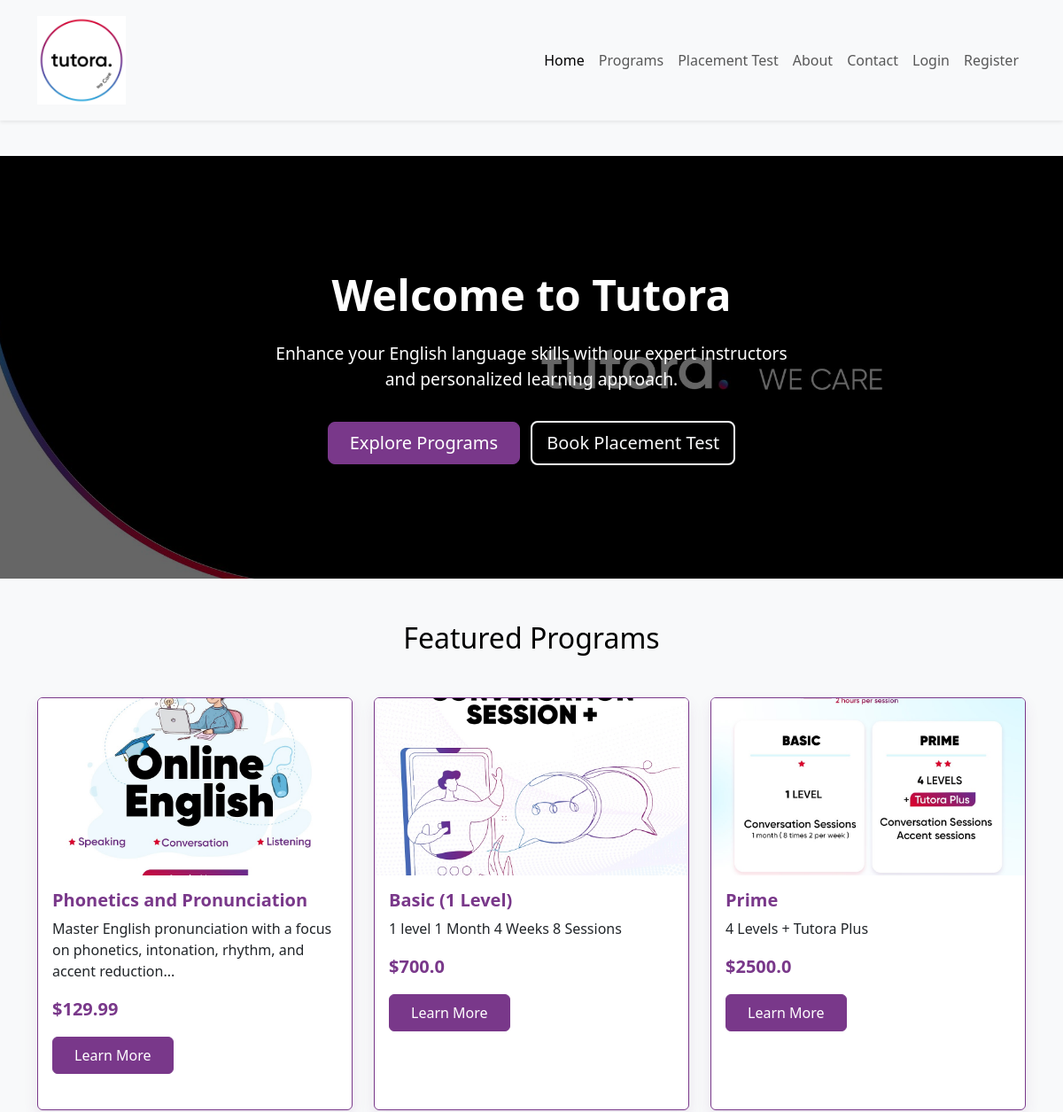
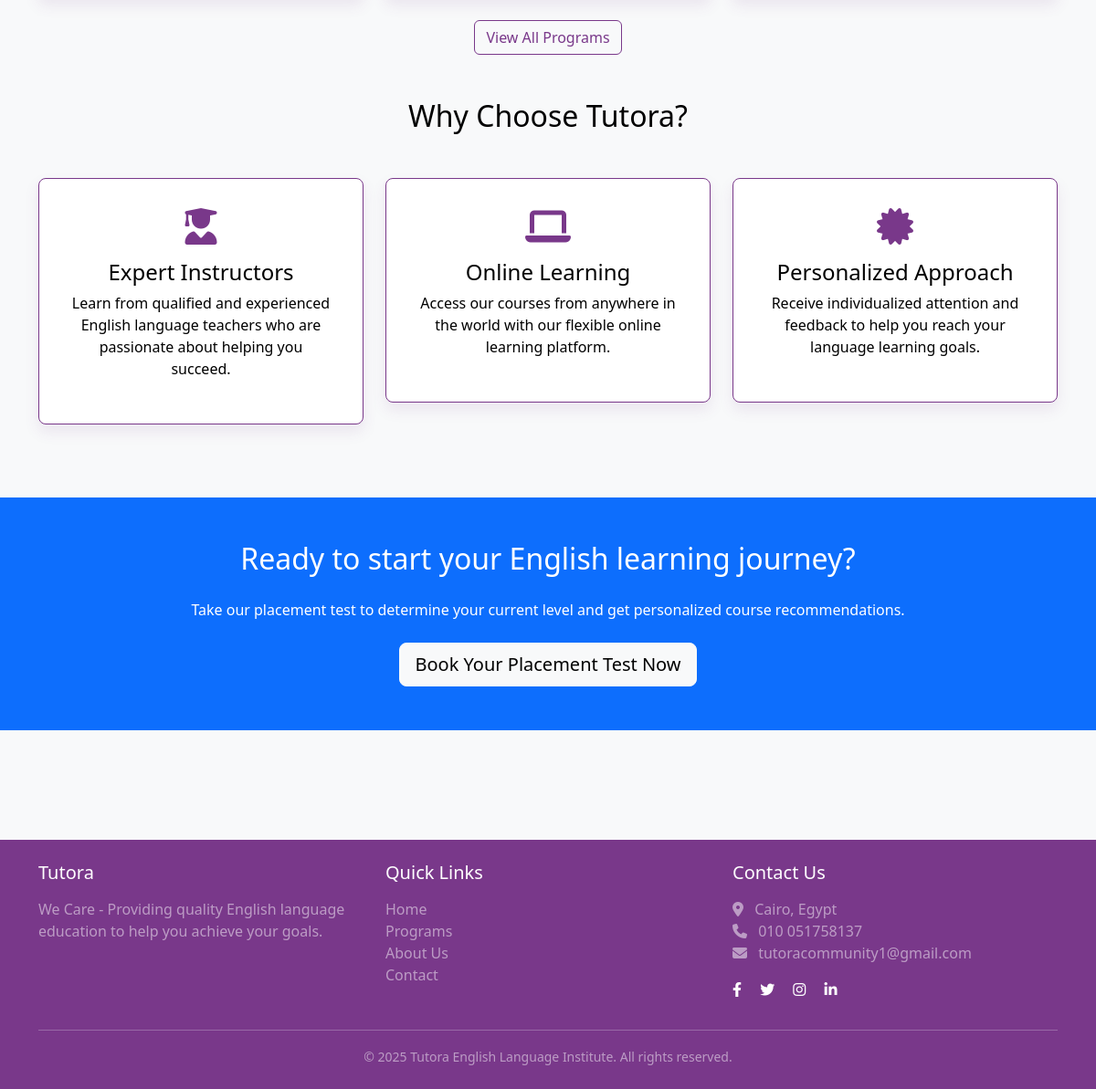
/index, run on the app's committed database (2 pictures, top to bottom).
### app/models/course.py (models this page shows, shortened)
class Course(db.Model):
    id = db.Column(db.Integer, primary_key=True)
    title = db.Column(db.String(120), nullable=False)
    description = db.Column(db.Text)
    category = db.Column(db.String(64), index=True)  # General English, Conversation, Phonetics
    image_url = db.Column(db.String(256))
    duration = db.Column(db.String(64))  # e.g., "8 weeks"
    price = db.Column(db.Float)
    is_active = db.Column(db.Boolean, default=True)
    created_at = db.Column(db.DateTime, default=datetime.utcnow)
    updated_at = db.Column(db.DateTime, default=datetime.utcnow, onupdate=datetime.utcnow)
    enrollments = db.relationship('CourseEnrollment', backref='course', lazy='dynamic')

### app/routes/main.py (the view)
@bp.route('/')
@bp.route('/index')
def index():
    try:
        featured_courses = Course.query.filter_by(is_active=True).limit(3).all()
    except Exception:
        featured_courses = []
    return render_template('main/index.html',
                          title='Tutora - English Language Institute',
                          featured_courses=featured_courses)

### app/templates/main/index.html
{% extends 'base.html' %}
{% block content %}
<section class="hero">
    <div class="container">
        <h1>Welcome to Tutora</h1>
        <p>Enhance your English language skills with our expert instructors and personalized learning approach.</p>
        <div>
            <a href="{{ url_for('main.programs') }}" class="btn btn-primary btn-lg me-2">Explore Programs</a>
            <a href="{{ url_for('bookings.book_placement_test') }}" class="btn btn-outline-light btn-lg">Book Placement Test</a>
        </div>
    </div>
</section>
<section class="container mb-5">
    <div class="row mb-4">
        <div class="col-12">
            <h2 class="text-center mb-4">Featured Programs</h2>
        </div>
    </div>
    <div class="row">
        {% if featured_courses %}
            {% for course in featured_courses %}
                <div class="col-md-4">
                    <div class="card h-100">
                        {% if course.image_url %}
                            <img src="{{ course.image_url }}" class="card-img-top" alt="{{ course.title }}">
                        {% else %}
                            <img src="{{ url_for('static', filename='images/course-placeholder.jpg') }}" class="card-img-top" alt="{{ course.title }}">
                        {% endif %}
                        <div class="card-body">
                            <h5 class="card-title">{{ course.title }}</h5>
                            <p class="card-text">{{ course.description|truncate(100) }}</p>
                            <p class="card-price mb-3">${{ course.price }}</p>
                            <a href="{{ url_for('courses.detail', id=course.id) }}" class="btn btn-primary">Learn More</a>
                        </div>
                    </div>
                </div>
            {% endfor %}
        {% else %}
            <div class="col-12">
                <p class="text-center">No courses available at the moment. Please check back later.</p>
            </div>
        {% endif %}
    </div>
    <div class="row mt-4">
        <div class="col-12 text-center">
            <a href="{{ url_for('main.programs') }}" class="btn btn-outline-primary">View All Programs</a>
        </div>
    </div>
</section>
<section class="container mb-5">
    <div class="row mb-4">
        <div class="col-12">
            <h2 class="text-center mb-4">Why Choose Tutora?</h2>
        </div>
    </div>
    <div class="row">
        <div class="col-md-4">
            <div class="feature-box">
                <i class="fas fa-user-graduate"></i>
                <h4>Expert Instructors</h4>
                <p>Learn from qualified and experienced English language teachers who are passionate about helping you succeed.</p>
            </div>
        </div>
        <div class="col-md-4">
            <div class="feature-box">
                <i class="fas fa-laptop"></i>
                <h4>Online Learning</h4>
                <p>Access our courses from anywhere in the world with our flexible online learning platform.</p>
            </div>
        </div>
        <div class="col-md-4">
            <div class="feature-box">
                <i class="fas fa-certificate"></i>
                <h4>Personalized Approach</h4>
                <p>Receive individualized attention and feedback to help you reach your language learning goals.</p>
            </div>
        </div>
    </div>
</section>
<section class="bg-primary text-white py-5 mb-5">
    <div class="container text-center">
        <h2 class="mb-4">Ready to start your English learning journey?</h2>
        <p class="mb-4">Take our placement test to determine your current level and get personalized course recommendations.</p>
        <a href="{{ url_for('bookings.book_placement_test') }}" class="btn btn-light btn-lg">Book Your Placement Test Now</a>
    </div>
</section>
{% endblock %}

### app/templates/base.html (shortened to what this page needs)
<!DOCTYPE html>
<html lang="en">
<head>
    <link href="https://cdn.jsdelivr.net/npm/bootstrap@5.3.0/dist/css/bootstrap.min.css" rel="stylesheet">
    <link rel="stylesheet" href="https://cdnjs.cloudflare.com/ajax/libs/font-awesome/6.4.0/css/all.min.css">
    <link rel="stylesheet" href="{{ url_for('static', filename='css/style.css') }}">
</head>
<body>
    <nav class="navbar navbar-expand-lg navbar-light bg-light shadow-sm sticky-top">
        <div class="container">
            <a class="navbar-brand d-flex align-items-center" href="{{ url_for('main.index') }}">
                <img src="{{ url_for('static', filename='images/logo.jpg') }}" alt="Tutora Logo" class="navbar-logo">
            </a>
            <div class="collapse navbar-collapse" id="navbarNav">
                <ul class="navbar-nav ms-auto">
                    <li class="nav-item">
                        <a class="nav-link {% if request.endpoint == 'main.index' %}active{% endif %}" href="{{ url_for('main.index') }}">Home</a>
                    </li>
                    <li class="nav-item">
                        <a class="nav-link {% if request.endpoint == 'main.programs' %}active{% endif %}" href="{{ url_for('main.programs') }}">Programs</a>
                    </li>
                    <li class="nav-item">
                        <a class="nav-link {% if request.endpoint == 'bookings.book_placement_test' %}active{% endif %}" href="{{ url_for('bookings.book_placement_test') }}">Placement Test</a>
                    </li>
                    <li class="nav-item">
                        <a class="nav-link {% if request.endpoint == 'main.about' %}active{% endif %}" href="{{ url_for('main.about') }}">About</a>
                    </li>
                    <li class="nav-item">
                        <a class="nav-link {% if request.endpoint == 'main.contact' %}active{% endif %}" href="{{ url_for('main.contact') }}">Contact</a>
                    </li>
                    {% if current_user.is_anonymous %}
                        <li class="nav-item">
                            <a class="nav-link {% if request.endpoint == 'auth.login' %}active{% endif %}" href="{{ url_for('auth.login') }}">Login</a>
                        </li>
                        <li class="nav-item">
                            <a class="nav-link {% if request.endpoint == 'auth.register' %}active{% endif %}" href="{{ url_for('auth.register') }}">Register</a>
                        </li>
                    {% endif %}
                </ul>
            </div>
        </div>
    </nav>
    <main class="py-4">
        {% block content %}{% endblock %}
    </main>
    <footer class="bg-purple text-white py-4 mt-5">
        <div class="container">
            <div class="row">
                <div class="col-md-4 mb-3">
                    <h5 class="mb-3">Tutora</h5>
                    <p class="text-white-50">We Care - Providing quality English language education to help you achieve your goals.</p>
                </div>
                <div class="col-md-4 mb-3">
                    <h5 class="mb-3">Quick Links</h5>
                    <ul class="list-unstyled">
                        <li><a href="{{ url_for('main.index') }}" class="text-decoration-none text-white-50 hover-white">Home</a></li>
                        <li><a href="{{ url_for('main.programs') }}" class="text-decoration-none text-white-50 hover-white">Programs</a></li>
                        <li><a href="{{ url_for('main.about') }}" class="text-decoration-none text-white-50 hover-white">About Us</a></li>
                        <li><a href="{{ url_for('main.contact') }}" class="text-decoration-none text-white-50 hover-white">Contact</a></li>
                    </ul>
                </div>
                <div class="col-md-4 mb-3">
                    <h5 class="mb-3">Contact Us</h5>
                    <ul class="list-unstyled text-white-50">
                        <li><i class="fas fa-map-marker-alt me-2"></i> Cairo, Egypt</li>
                        <li><i class="fas fa-phone me-2"></i> 010 051758137</li>
                        <li><i class="fas fa-envelope me-2"></i> tutoracommunity1@gmail.com</li>
                    </ul>
                    <div class="mt-3">
                        <a href="#" class="text-decoration-none text-white me-3"><i class="fab fa-facebook-f"></i></a>
                        <a href="#" class="text-decoration-none text-white me-3"><i class="fab fa-twitter"></i></a>
                        <a href="#" class="text-decoration-none text-white me-3"><i class="fab fa-instagram"></i></a>
                        <a href="#" class="text-decoration-none text-white"><i class="fab fa-linkedin-in"></i></a>
                    </div>
                </div>
            </div>
            <hr class="my-3 border-light">
            <div class="text-center text-white-50">
                <small>&copy; {{ now.year }} Tutora English Language Institute. All rights reserved.</small>
            </div>
        </div>
    </footer>
</body>
</html>

### app/static/css/style.css (style rules this page uses)
body { font-family: 'Segoe UI', Tahoma, Geneva, Verdana, sans-serif; color: #000000; background-color: #f8f9fa; }
.navbar { padding: 0.8rem 1rem; }
.navbar-logo { max-height: 100px; width: auto; }
.hero { background: linear-gradient(rgba(0, 0, 0, 0.6), rgba(0, 0, 0, 0.6)), url('/static/images/hero-bg.jpg'); background-size: cover; background-position: center; color: white; padding: 8rem 0; margin-bottom: 3rem; text-align: center; }
.hero h1 { font-size: 3rem; font-weight: 700; margin-bottom: 1.5rem; }
.hero p { font-size: 1.2rem; max-width: 600px; margin: 0 auto 2rem; }
.card { border: 1px solid #79388a; box-shadow: 0 0.5rem 1rem rgba(121, 56, 138, 0.1); transition: transform 0.3s; margin-bottom: 1.5rem; }
.card-img-top { height: 200px; object-fit: cover; }
.card-title { color: #79388a; font-weight: 600; }
.card-price { font-size: 1.25rem; font-weight: 700; color: #79388a; }
.feature-box { padding: 2rem; text-align: center; background-color: white; border-radius: 0.5rem; border: 1px solid #79388a; box-shadow: 0 0.5rem 1rem rgba(121, 56, 138, 0.1); margin-bottom: 2rem; }
.feature-box i { font-size: 2.5rem; color: #79388a; margin-bottom: 1rem; }
.btn-primary { padding: 0.5rem 1.5rem; background-color: #79388a; border-color: #79388a; }
.btn-outline-primary { border-color: #79388a; color: #79388a; }
.btn-outline-light { border-width: 2px; }
footer { background-color: #79388a; }
.bg-purple { background-color: #79388a !important; }

### data on the page
Course: image_url (placeholder picture), title "Phonetics and Pronunciation", description "Master English pronunciation with a focus on phonetics, intonation, rhythm, and accent reduction...", price "129.99"
Course: image_url (picture), title "Basic (1 Level)", description "1 level 1 Month 4 Weeks 8 Sessions", price "700.0"
Course: image_url (picture), title "Prime", description "4 Levels + Tutora Plus", price "2500.0"
